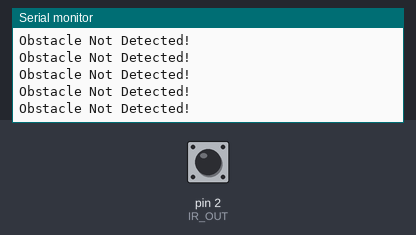
This sketch was run on a simulated Arduino Uno, built with avr-gcc and run on an emulated ATmega328P. Shown: the last lines printed to the serial monitor. The inputs (shaded band) are chosen by the test bench; at power-on: pin 2 (IR_OUT) HIGH.

Above: at 1.2 s.
1.3 s: pin 2 (IR_OUT) driven LOW
At 1.9 s:
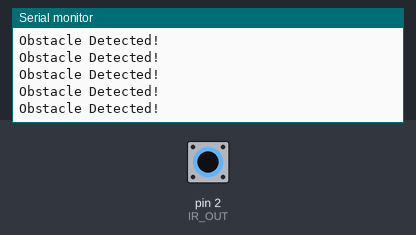
3.2 s: pin 2 (IR_OUT) driven HIGH
At 3.9 s:
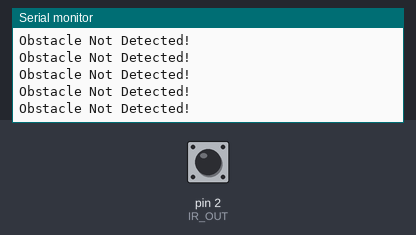
6.2 s: pin 2 (IR_OUT) driven LOW
At 7.3 s:
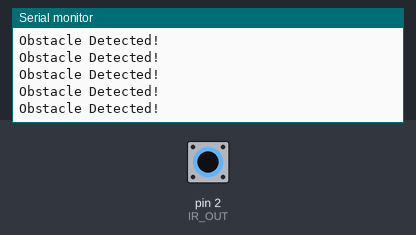
9.2 s: pin 2 (IR_OUT) driven HIGH
At 10.1 s:
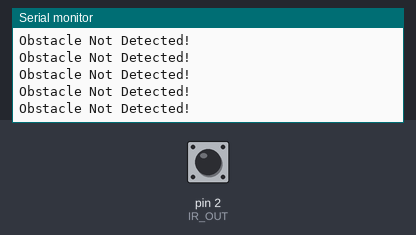
12.2 s: pin 2 (IR_OUT) driven LOW
At 12.7 s:
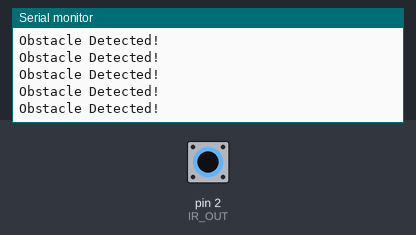

Measured:
- after the input at 1.3 s, the serial monitor: prints a new line after 0.07 s (image 1)

The sketch:

basic_active_IR.ino
```cpp
// Active IR Sensor Interfacing and Calibration
#define IR_OUT 2
int val = 0;

void setup() {
  // put your setup code here, to run once:
  pinMode(IR_OUT, INPUT);
  Serial.begin(9600);
}

void loop() {
  // put your main code here, to run repeatedly:
  val = digitalRead(IR_OUT);
  //Serial.println(val);
  if (!val)
    Serial.println("Obstacle Detected!");
  else Serial.println("Obstacle Not Detected!");
}
```
